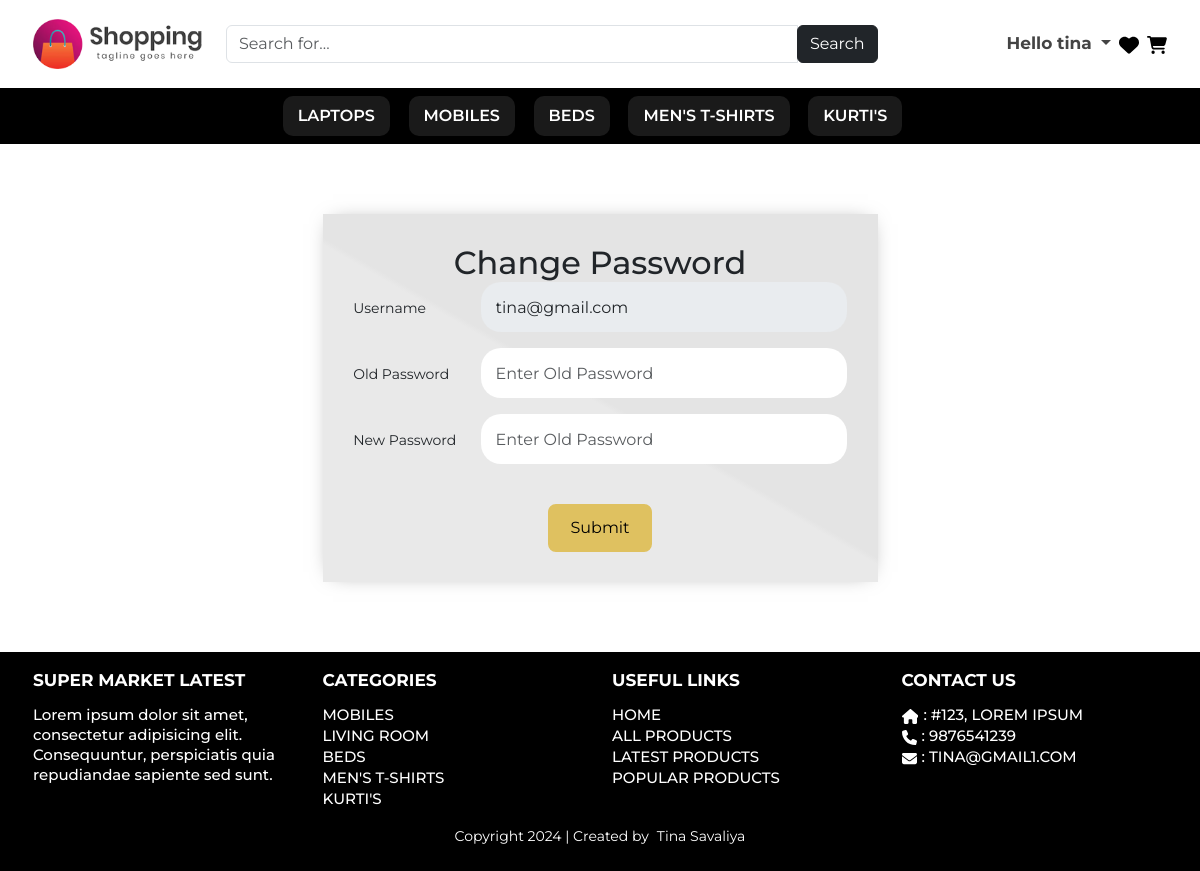
The app's page /change_password.php (signed in) with its own data.
### tables this page shows
CREATE TABLE IF NOT EXISTS `options` (
  `s_no` int NOT NULL AUTO_INCREMENT,
  `site_name` varchar(100) NOT NULL,
  `site_title` varchar(100) DEFAULT NULL,
  `site_logo` varchar(100) NOT NULL,
  `site_desc` varchar(255) DEFAULT NULL,
  `footer_text` varchar(100) NOT NULL,
  `currency_format` varchar(20) NOT NULL,
  `contact_phone` varchar(15) DEFAULT NULL,
  `contact_email` varchar(100) DEFAULT NULL,
  `contact_address` varchar(255) DEFAULT NULL,
  PRIMARY KEY (`s_no`)
);

CREATE TABLE IF NOT EXISTS `sub_categories` (
  `sub_cat_id` int NOT NULL AUTO_INCREMENT,
  `sub_cat_title` varchar(100) NOT NULL,
  `cat_parent` int NOT NULL,
  `cat_products` int NOT NULL DEFAULT '0',
  `show_in_header` tinyint NOT NULL DEFAULT '1',
  `show_in_footer` tinyint NOT NULL DEFAULT '1',
  PRIMARY KEY (`sub_cat_id`)
);

CREATE TABLE IF NOT EXISTS `user` (
  `user_id` int NOT NULL AUTO_INCREMENT,
  `f_name` varchar(50) NOT NULL,
  `l_name` varchar(50) NOT NULL,
  `username` varchar(50) NOT NULL,
  `email` varchar(50) NOT NULL,
  `password` varchar(50) NOT NULL,
  `mobile` varchar(15) NOT NULL,
  `address` text NOT NULL,
  `city` text NOT NULL,
  `user_role` int DEFAULT '1',
  PRIMARY KEY (`user_id`)
);

### config.php (called while the page is built, shortened)
<?php
$hostname = "http://localhost/online-shopping";
?>

### change_password.php (the view, shortened to what this page needs)
<?php
include 'config.php';
if(isset($_SESSION['user_id']) && $_SESSION['user_role'] == 'user') {
include 'header.php'; ?>
<div id="user_profile-content"  class="section-padding">
    <div class="container">
        <div class="row justify-content-center">
            <div class="col-md-offset-3 col-md-6">
                <?php
                    $user = $_SESSION['user_id'];
                    $users= "SELECT username FROM user WHERE user_id = $user";
                    $row = mysqli_query($conn, $users) or die("Query failed");
                    $result = mysqli_fetch_all($row, MYSQLI_ASSOC);
                    if (count($result) > 0) {
                        ?>
                        <div class="signup_form">
                            <h2>Change Password</h2>
                            <form id="modify-password" method="POST">
                                <?php foreach($result as $row) { ?>
                                    <div class="form-group mb-lg-3 mb-2">
                                        <label>Username</label>
                                        <input type="text" class="form-control" disabled
                                               value="<?php echo $row['username']; ?>" requried/>
                                    </div>
                                    <div class="form-group mb-lg-3 mb-2">
                                        <label>Old Password</label>
                                        <input type="password" name="old_pass" class="form-control old_pass"
                                               placeholder="Enter Old Password" requried/>
                                    </div>
                                    <div class="form-group mb-lg-3 mb-2">
                                        <label>New Password</label>
                                        <input type="password" name="new_pass" class="form-control new_pass"
                                               placeholder="Enter Old Password" requried/>
                                    </div>
                                    <input type="submit" name="submit" class="btn btn-golden mt-lg-4 mt-2" value="Submit"/>
                                <?php } ?>
                            </form>
                        </div>
                    <?php
                    }
                    ?>
            </div>
        </div>
    </div>
</div>
<?php include 'footer.php';
}
?>

### header.php (shortened to what this page needs)
<!DOCTYPE html>
<html lang="en">
<head>
    <link rel="stylesheet" href="https://cdnjs.cloudflare.com/ajax/libs/slick-carousel/1.9.0/slick.min.css" />
    <link rel="stylesheet" href="https://cdnjs.cloudflare.com/ajax/libs/bootstrap/5.3.3/css/bootstrap.min.css" />
    <link rel="stylesheet" href="./css/stylesheet.css?v=<?php echo time(); ?>">
</head>
<body>
    <div id="header">
        <div class="container">
            <div class="row align-items-center">
                <div class="col-md-2">
                    <?php
                    include "config.php";
                    $sql = "select site_logo, site_name from options";
                    $result = mysqli_query($conn, $sql) or die("Query Failed");
                    $row = mysqli_fetch_assoc($result);
                    if (!empty($row['site_logo'])) { ?>
                        <a href="<?php echo $hostname; ?>" class="logo-img desktop-logo"><img src="images/<?php echo $row['site_logo']; ?>" alt="desktop logo"></a>
                    <?php } else { ?>
                        <a href="<?php echo $hostname; ?>" class="logo"><?php echo $row['site_name']; ?></a>
                    <?php } ?>
                </div>
                <div class="col-md-7 col-12">
                    <form action="search.php" method="GET">
                        <div class="search-wrapper search">
                            <div class="search-main">
                                <div class="input-group">
                                    <input type="text" class="form-control" name="search" placeholder="Search for...">
                                    <span class="input-group-btn">
                                        <input class="btn btn-dark" type="submit" value="Search" />
                                    </span>
                                </div>
                            </div>
                        </div>
                    </form>
                </div>
                <div class="col-md-3 d-flex user-profile-menu align-items-center justify-content-end">
                    <ul class="header-info d-flex align-items-center gap-2">
                        <li class="">
                            <a class="dropdown-toggle text-gray fs-17 fw-700" href="#" type="button" data-bs-toggle="dropdown" aria-expanded="false">
                                <?php
                                if (isset($_SESSION["user_role"])) { ?>
                                    Hello <?php echo $_SESSION["username"]; ?>
                                <?php  } else { ?>
                                    <svg xmlns="http://www.w3.org/2000/svg" viewBox="0 0 448 512" height="19px" width="19px">
                                        <path d="M224 256A128 128 0 1 0 224 0a128 128 0 1 0 0 256zm-45.7 48C79.8 304 0 383.8 0 482.3C0 498.7 13.3 512 29.7 512H418.3c16.4 0 29.7-13.3 29.7-29.7C448 383.8 368.2 304 269.7 304H178.3z" />
                                    </svg>
                                <?php  } ?>
                            </a>
                        </li>
                        <li>
                            <a href="wishlist.php">
                            </a>
                        </li>
                        <li>
                            <a href="cart.php">
                            </a>
                        </li>
                    </ul>
                </div>
                <div class="col-lg-none col-md-7">
                    <ul class="d-flex position-absolute responsive-icon p-2">
                    </ul>
                </div>
            </div>
        </div>
    </div>
    <div id="header-menu" class="bg-black">
        <div class="container-fluid">
            <ul class="menu-list">
                <?php
                $sql1 = "SELECT cat_products, sub_cat_id, sub_cat_title FROM sub_categories WHERE cat_products > 0 AND show_in_header = '1'";
                $result1 = mysqli_query($conn, $sql1) or die("Query Failed");
                if (mysqli_num_rows($result1) > 0) {
                    while ($row1 = mysqli_fetch_assoc($result1)) { ?>
                        <li><a href="category.php?cat=<?php echo $row1['sub_cat_id']; ?>"><?php echo $row1['sub_cat_title']; ?></a></li>
                <?php }
                }
                ?>
            </ul>
        </div>
    </div>

### footer.php (shortened to what this page needs)
<div id="footer" class="float-start w-100 bg-black py-lg-3 py-2">
    <div class="container">
        <div class="row">
            <div class="col-md-3">
                <?php
                $sql1 = "SELECT site_name, footer_text, site_desc, contact_phone, contact_email, contact_address FROM options";
                $row = mysqli_query($conn, $sql1) or die("Query Failed");
                $result = mysqli_fetch_assoc($row); ?>
                <h3><?php echo $result['site_name']; ?></h3>
                <p><?php echo $result['site_desc']; ?></p>
            </div>
            <div class="col-md-3">
                <h3 class="fs-20 fw-700">Categories</h3>
                <ul class="menu-list pb-lg-3 pb-2">
                    <?php
                    $sql2 = "select * from sub_categories where cat_products > 0 AND show_in_footer ='1'";
                    $result2 = mysqli_query($conn, $sql2) or die("Query Failed");
                    if (mysqli_num_rows($result2) > 0) {
                        while ($res = mysqli_fetch_assoc($result2)) { ?>
                            <li><a href="category.php?cat=<?php echo $res['sub_cat_id']; ?>"><?php echo $res['sub_cat_title']; ?></a></li>
                    <?php }
                    } ?>
                </ul>
            </div>
            <div class="col-md-3 col-12">
                <h3>Useful Links</h3>
                <ul class="menu-list pb-lg-3 pb-2">
                    <li><a href="<?php echo $hostname; ?>">Home</a></li>
                    <li><a href="all_products.php">All Products</a></li>
                    <li><a href="latest_products.php">Latest Products</a></li>
                    <li><a href="popular_products.php">Popular Products</a></li>
                </ul>
            </div>
            <div class="col-md-3 col-12">
                <h3>Contact Us</h3>
                <ul class="menu-list pb-lg-3 pb-2">
                    <?php if (!empty($result['contact_address'])) { ?>
                        <li><span>: <?php echo $result['contact_address']; ?></span></li>
                    <?php } ?>
                    <?php if (!empty($result['contact_phone'])) { ?>
                        <li></i><span>: <?php echo $result['contact_phone']; ?></span></li>
                    <?php } ?>
                    <?php if (!empty($result['contact_email'])) { ?>
                        <li><span>: <?php echo $result['contact_email']; ?></span></li>
                    <?php } ?>
                </ul>
            </div>
            <div class="col-md-12">
                <span class="text-white text-center d-flex align-items-center justify-content-center pb-2"><?php echo $result['footer_text'] ?> | Created by <a href="https://www.yahoobaba.net" target="_blank" class="text-white ms-2"> Tina Savaliya</a></span>
            </div>
        </div>
    </div>
</div>
</body>
</html>

### css/stylesheet.css (style rules this page uses)
* { outline: none !important; -webkit-box-sizing: border-box; box-sizing: border-box; }
ul, ol { padding: 0px; margin: 0px; }
ul li, ol li { list-style-type: none; margin: 0; padding: 0; }
p, h1, h2, h3, h4, h5, h6 { padding: 0; margin: 0; }
a, a:hover, a:focus, a:active { outline: none !important; text-decoration: none; }
body { font-family: "Montserrat", sans-serif; font-size: 14px; }
img { max-width: 100%; display: block; }
.container { max-width: 1174px; padding: 0 20px; margin: auto; }
.section-padding { padding: 70px 0; float: left; width: 100%; }
.text-gray { color: #444; }
.btn-golden { background-color: #dfc160; padding: 10px 20px; border-radius: 8px; border: 2px solid #dfc160; color: #000; -webkit-transition: all 0.5s; -o-transition: all 0.5s; transition: all 0.5s; }
.fs-20 { font-size: 20px; }
.fs-17 { font-size: 17px; }
.fw-700 { font-weight: 700; }
#header .header-info li a { position: relative; }
#header { padding-top: 15px; padding-bottom: 15px; }
#header-menu .menu-list { padding: 8px 15px; text-align: center; }
#header-menu .menu-list li { display: inline-block; }
#header-menu .menu-list li a { color: #fff; background-color: rgba(255, 255, 255, 0.1); font-size: 16px; font-weight: 600; text-transform: uppercase; padding: 8px 15px; margin: 0 15px 0 0; border-radius: 10px; display: block; transition: all 0.3s; text-decoration: none; }
#footer .menu-list li span, #footer .menu-list li a, #footer p { color: #fff; font-size: 15px; line-height: 20px; font-weight: 500; }
#footer .menu-list li span { margin-left: 5px; }
#footer h3 { color: #fff; font-size: 17px; line-height: 25px; margin-bottom: 10px; font-weight: 700; }
#footer .menu-list li span, #footer .menu-list li a, #footer h3 { text-transform: uppercase; display: inline-block; }
#footer h3::after { content: ""; display: block; background-color: #fff; height: 2px; width: 0; margin: 5px 0 0; transition: all 0.2s ease-out; margin: auto; }
.search-wrapper { padding: 10px 0; }
.admin-login-form, .signup_form { text-align: center; padding: 30px 30px; background: linear-gradient(30deg, #e9e9e9 49%, #e4e4e4 50%); box-shadow: 0 0 20px -10px rgba(0, 0, 0, 0.5); }
.admin-login-form label, .customer_login label, .signup_form label { width: 25%; text-align: left; display: inline-block; }
.admin-login-form .form-control, .customer_login .form-control, .signup_form .form-control { width: 74%; display: inline-block; border: none; padding: 15px 15px; height: 50px; border-radius: 20px; }
.responsive-icon { position: absolute; top: 0; right: 0; gap: 5px; }

### records on screen
options: site_logo (picture), site_name "SUPER MARKET LATEST", site_desc "Lorem ipsum dolor sit amet, consectetur adipisicing elit. Consequuntur, perspiciatis quia repudiandae sapiente sed sunt.", contact_address "#123, LOREM IPSUM", contact_phone "9876541239", contact_email "TINA@GMAIL1.COM", footer_text "Copyright 2024"
sub_categories: sub_cat_title "LAPTOPS"
sub_categories: sub_cat_title "MOBILES"
sub_categories: sub_cat_title "BEDS"
sub_categories: sub_cat_title "MEN'S T-SHIRTS"
sub_categories: sub_cat_title "KURTI'S"
user: username "tina@gmail.com"
sub_categories: sub_cat_title "LIVING ROOM"

### other values on screen
$_SESSION["username"] "tina"
